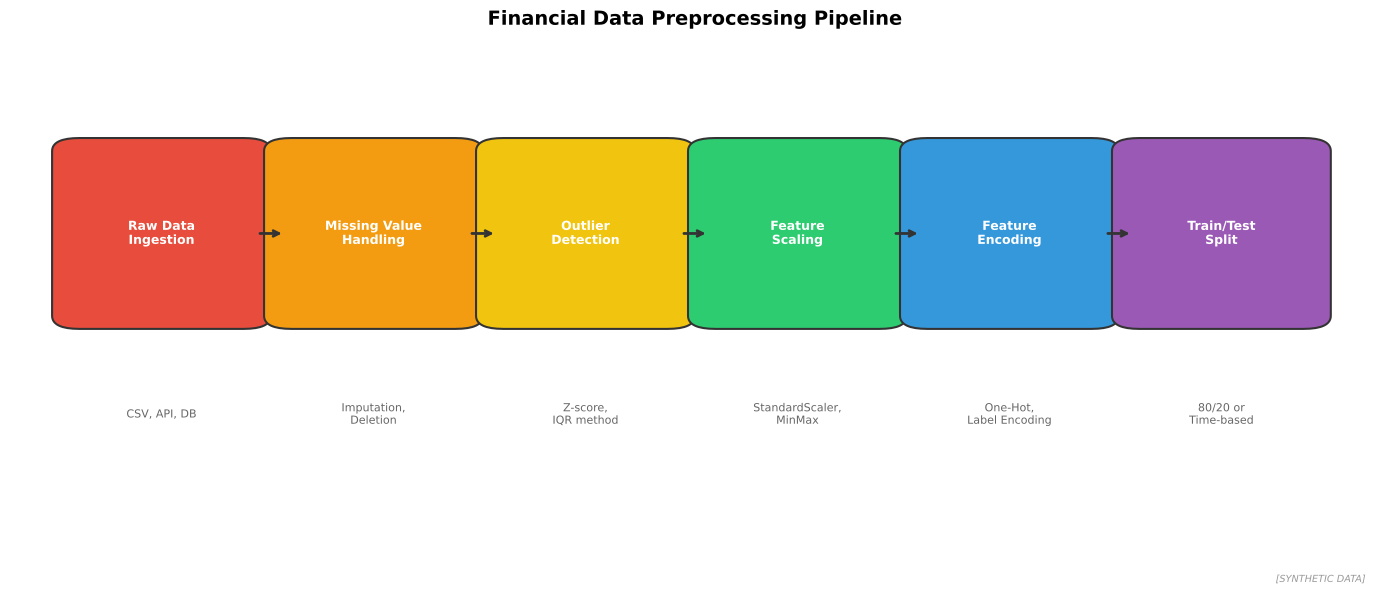

Here is the Python script that generated this plot:
"""
Data Preprocessing Pipeline
Steps for preparing financial data

Output: data_preprocessing_pipeline.pdf
Module: module_03_ai_ml
Lesson: 26 - Financial Data
"""

from pathlib import Path
import matplotlib.pyplot as plt
import matplotlib.patches as mpatches

CHART_METADATA = {
    'title': 'Data Preprocessing Pipeline',
    'module': 'module_03_ai_ml',
    'lesson': 26,
    'url': 'https://github.com/Digital-AI-Finance/digital-finance/tree/main/module_03_ai_ml/figures/data_preprocessing_pipeline'
}

plt.rcParams.update({'font.size': 10, 'axes.labelsize': 10})

def create_chart():
    fig, ax = plt.subplots(figsize=(14, 6))

    steps = [
        ('Raw Data\nIngestion', '#E74C3C'),
        ('Missing Value\nHandling', '#F39C12'),
        ('Outlier\nDetection', '#F1C40F'),
        ('Feature\nScaling', '#2ECC71'),
        ('Feature\nEncoding', '#3498DB'),
        ('Train/Test\nSplit', '#9B59B6')
    ]

    box_width = 0.12
    box_height = 0.25

    for i, (label, color) in enumerate(steps):
        x = 0.05 + i * 0.155
        rect = mpatches.FancyBboxPatch((x, 0.4), box_width, box_height,
                                        boxstyle="round,pad=0.02", facecolor=color,
                                        edgecolor='#333333', linewidth=1.5)
        ax.add_patch(rect)
        ax.text(x + box_width/2, 0.525, label, ha='center', va='center',
                fontsize=9, fontweight='bold', color='white')

        if i < len(steps) - 1:
            ax.annotate('', xy=(x + box_width + 0.03, 0.525),
                       xytext=(x + box_width + 0.01, 0.525),
                       arrowprops=dict(arrowstyle='->', color='#333333', lw=2))

    # Add descriptions below
    descriptions = [
        'CSV, API, DB',
        'Imputation,\nDeletion',
        'Z-score,\nIQR method',
        'StandardScaler,\nMinMax',
        'One-Hot,\nLabel Encoding',
        '80/20 or\nTime-based'
    ]
    for i, desc in enumerate(descriptions):
        x = 0.05 + i * 0.155 + box_width/2
        ax.text(x, 0.25, desc, ha='center', va='center', fontsize=8, color='#666666')

    ax.set_xlim(0, 1)
    ax.set_ylim(0, 0.8)
    ax.axis('off')
    ax.set_title('Financial Data Preprocessing Pipeline', fontsize=14, fontweight='bold', pad=20)

    fig.text(0.98, 0.02, '[SYNTHETIC DATA]', fontsize=7, color='#999999', ha='right', style='italic')
    plt.tight_layout()

    output_path = Path(__file__).parent / 'data_preprocessing_pipeline.pdf'
    plt.savefig(output_path, format='pdf', dpi=300, bbox_inches='tight')
    plt.close()
    print(f"Chart saved to: {output_path}")
    return output_path

if __name__ == '__main__':
    create_chart()
